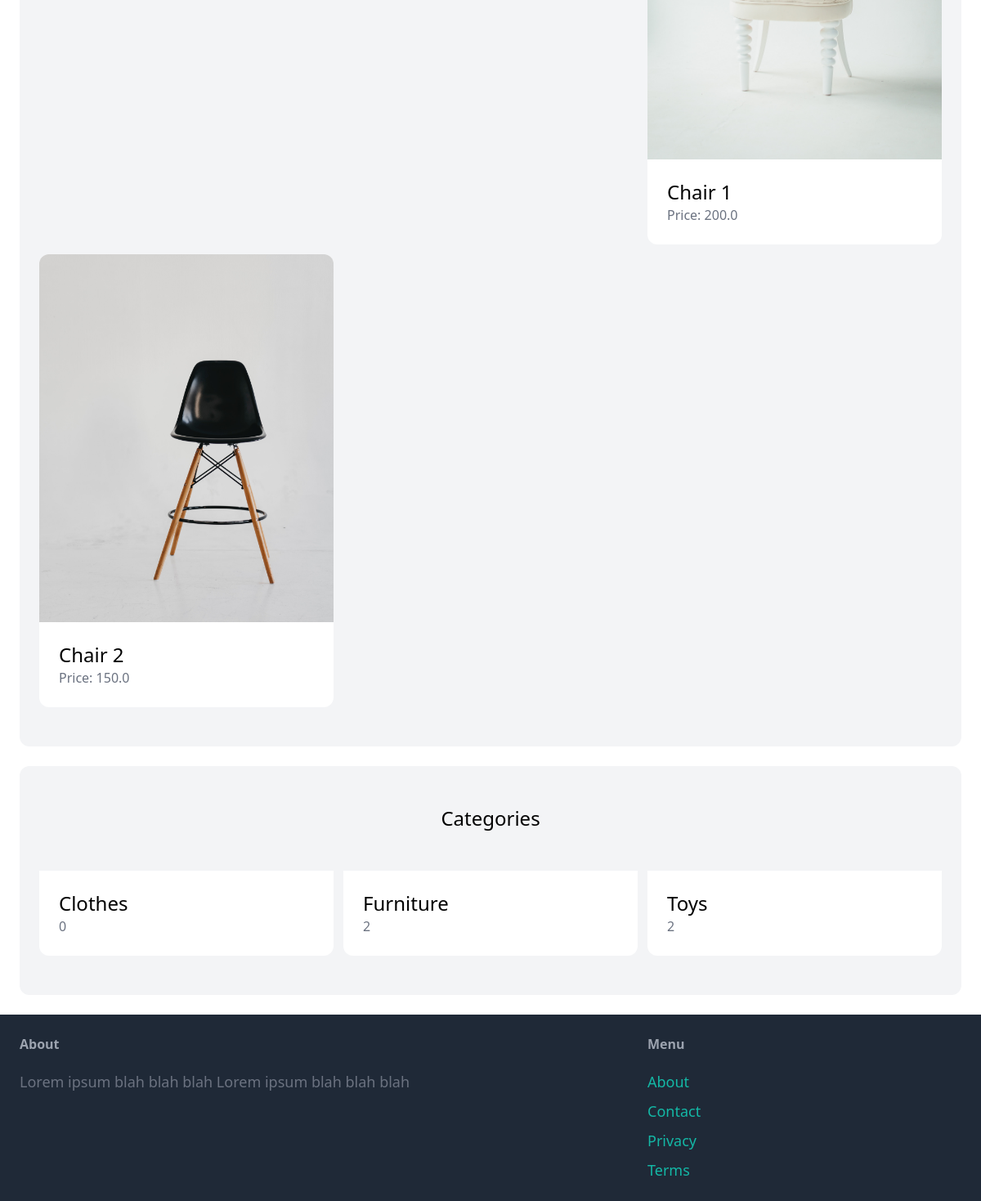
Before: / (lower part) with the older database file.
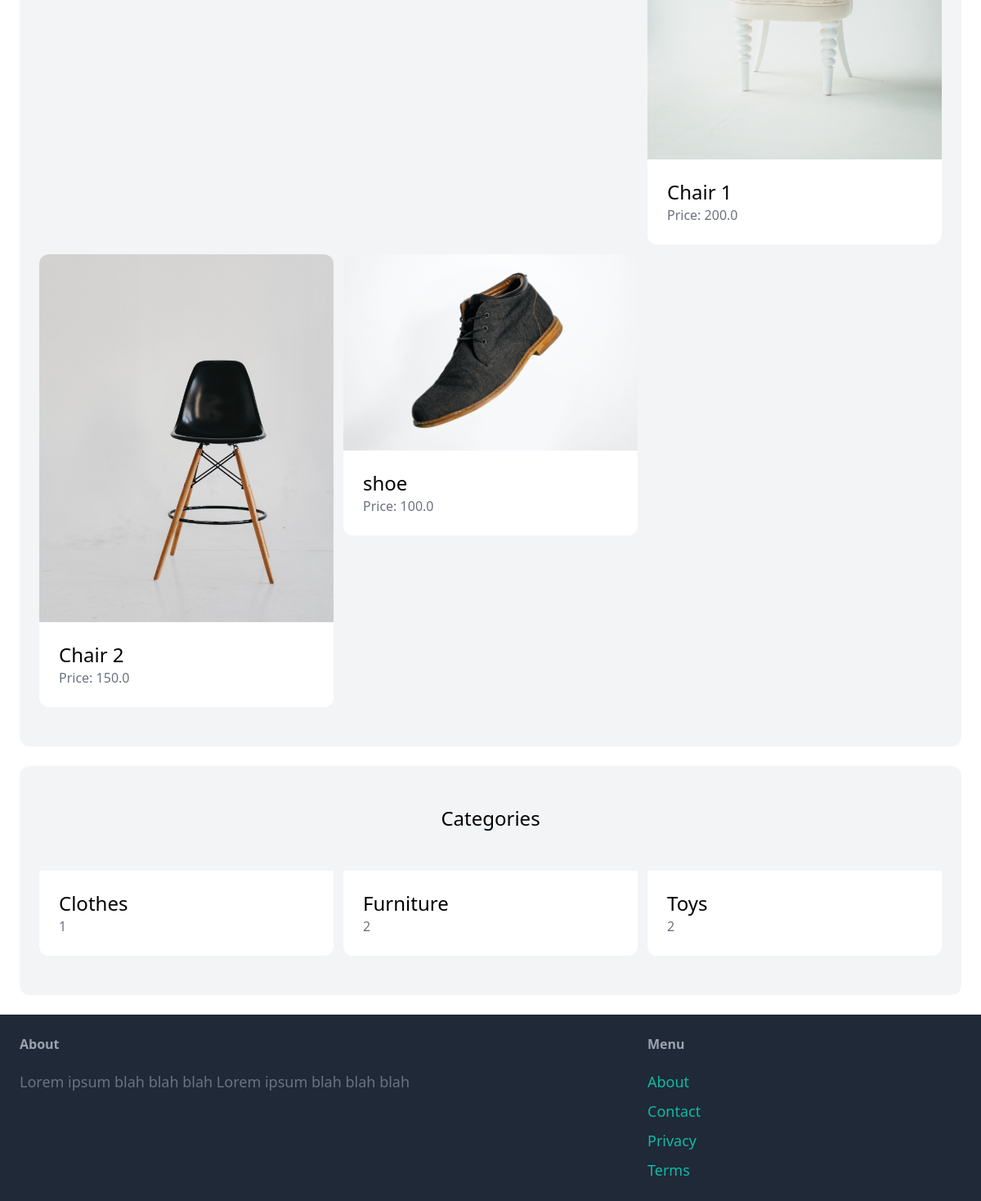
After: the same page with the newer database file.
### item/models.py (models this page shows, shortened)
class Item(models.Model):
    category = models.ForeignKey(Category, related_name='items', on_delete=models.CASCADE)
    name = models.CharField(max_length=255)
    description = models.TextField(blank=True, null=True)
    price = models.FloatField()
    image = models.ImageField(upload_to='items_images', blank=True, null=True)
    is_sold = models.BooleanField(default=False)
    created_by = models.ForeignKey(User, related_name='items', on_delete=models.CASCADE)
    created_at = models.DateTimeField(auto_now_add=True)

class Category(models.Model):
    name = models.CharField(max_length=255)
    class Meta:
        ordering = ('name',)
        verbose_name_plural = "Categories"

### core/views.py (the view)
# urls.py: path('', views.index, name='index'),
def index(request):
    items = Item.objects.filter(is_sold=False)[0:6]
    categories = Category.objects.all()
    context = {'items': items, 'categories': categories}
    return render(request, 'core/index.html', context)

### core/templates/core/index.html (shortened to what this page needs)
{% extends 'core/base.html' %}
{% block content %}
<div class="mt-6 px-6 py-12 bg-gray-100 rounded-xl">
    <div class="grid grid-cols-3 gap-3">
        {% for item in items %}
            <div>
                <a href="{% url 'item:detail' item.id %}">
                    <div>
                        <img src="{{ item.image.url }}"
                         class="rounded-t-xl" >
                    </div>
                    <div class="p-6 bg-white rounded-b-xl">
                        <h2 class="text-2xl">{{ item.name }}</h2>
                        <p class="text-gray-500">Price: {{ item.price }}</p>
                    </div>
                </a>
            </div>
        {% endfor %}
    </div>
</div>
<div class="mt-6 px-6 py-12 bg-gray-100 rounded-xl">
    <h2 class='mb-12 text-2xl text-center'>Categories</h2>
    <div class="grid grid-cols-3 gap-3">
        {% for category in categories %}
        <div>
            <a href="#">
                <div class="p-6 bg-white rounded-b-xl">
                    <h2 class="text-2xl">{{ category.name }}</h2>
                    <p class="text-gray-500">{{category.items.count}}</p>
                </div>
            </a>
        </div>
        {% endfor %}
    </div>
</div>
{% endblock content %}

Changed rows visible on the page:
added Item: image (picture), name "shoe", price "100.0"
computed for Category "Clothes": items.count "0" → "1"
